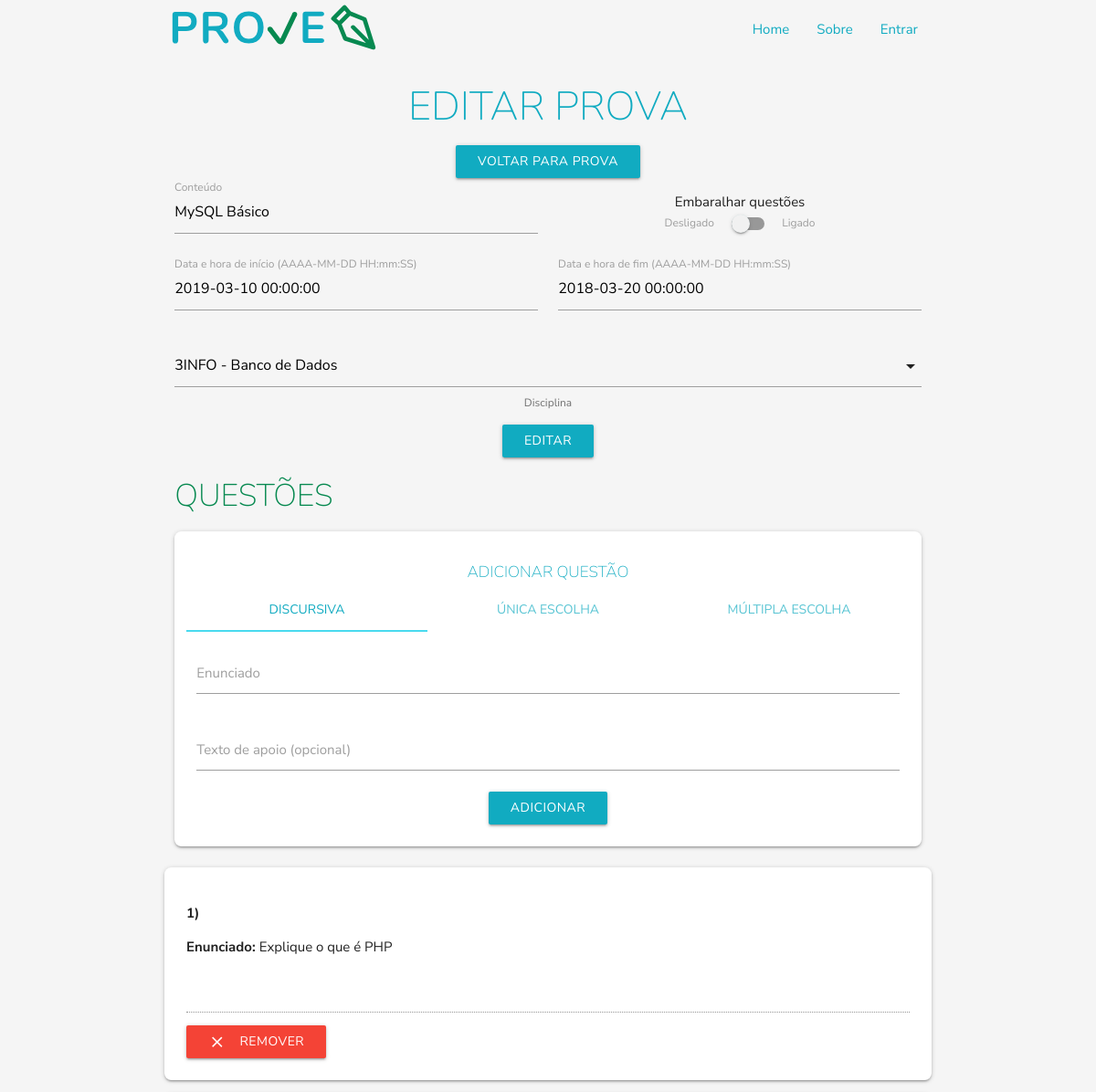
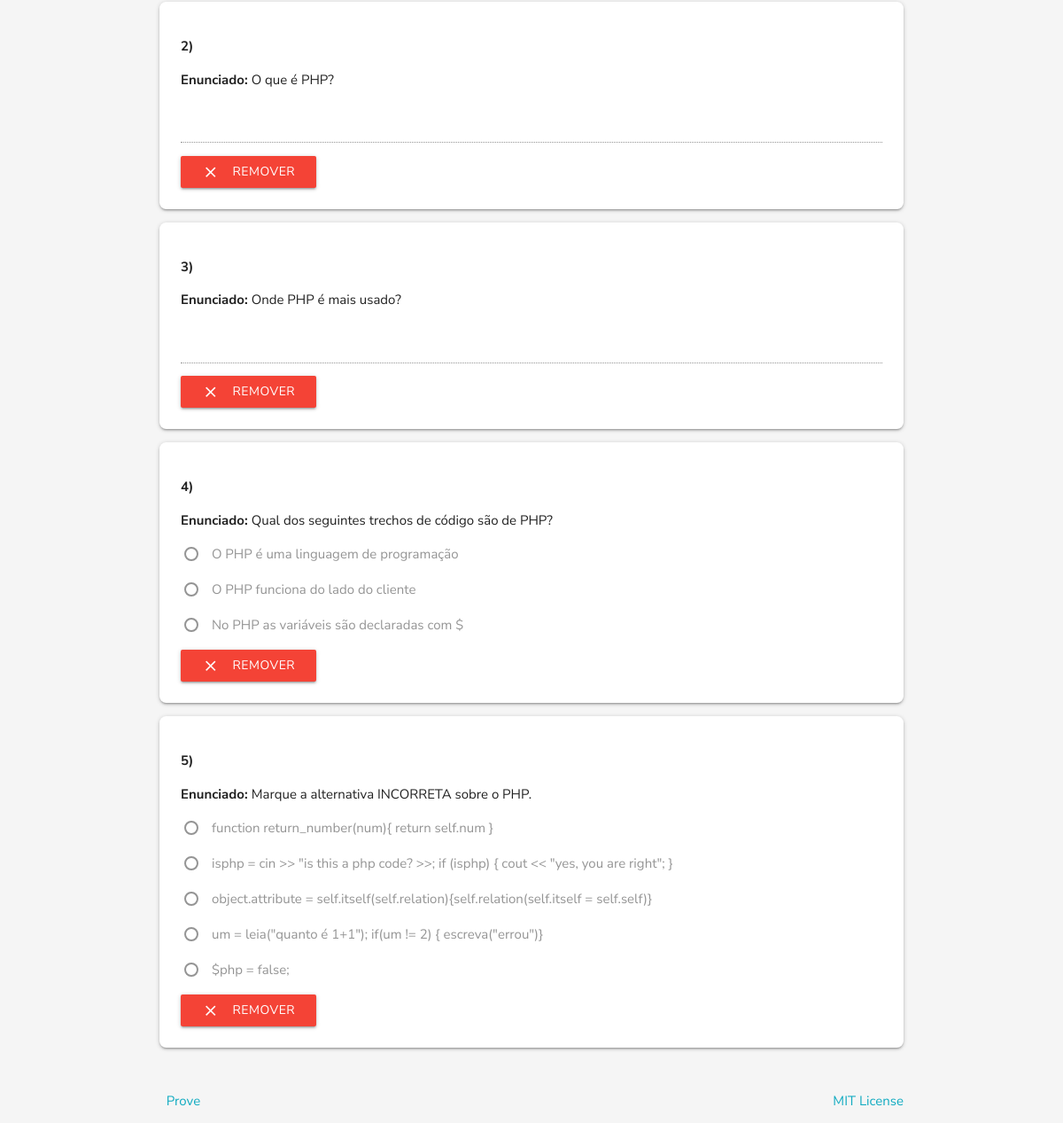
/avaliacao_cadastro.php?codigo=1, run on the app's committed database (2 pictures, top to bottom).
### tables this page shows
CREATE TABLE IF NOT EXISTS `Avaliacoes` (
  `Codigo_Avaliacao` INT NOT NULL AUTO_INCREMENT,
  `Conteudo` VARCHAR(50) NOT NULL,
  `Disciplina_Codigo_Disciplina` INT NOT NULL,
  `Data_Inicio` DATETIME NOT NULL,
  `Data_Fim` DATETIME NOT NULL,
  `Peso` VARCHAR(5) NULL,
  `Embaralhar` TINYINT NULL,
  PRIMARY KEY (`Codigo_Avaliacao`),
  INDEX `fk_Avaliacoes_Disciplina1_idx` (`Disciplina_Codigo_Disciplina` ASC),
  CONSTRAINT `fk_Avaliacoes_Disciplina1`
    FOREIGN KEY (`Disciplina_Codigo_Disciplina`)
    REFERENCES `Disciplinas` (`Codigo_Disciplina`)
    ON DELETE NO ACTION
    ON UPDATE NO ACTION);

CREATE TABLE IF NOT EXISTS `Questao` (
  `Codigo_Questao` INT NOT NULL AUTO_INCREMENT,
  `Enunciado` VARCHAR(100),
  `Texto` TEXT NULL,
  `Tipo_Codigo` INT NOT NULL,
  PRIMARY KEY (`Codigo_Questao`),
  INDEX `fk_Questao_Tipo1_idx` (`Tipo_Codigo` ASC),
  CONSTRAINT `fk_Questao_Tipo1`
    FOREIGN KEY (`Tipo_Codigo`)
    REFERENCES `Tipo` (`Codigo_Tipo`)
    ON DELETE NO ACTION
    ON UPDATE NO ACTION);

### disciplinas_pdo.php (called while the page is built, shortened)
<?php
function selectPDO_discaval ($codigo, $tabela ) {
	try {
		$sql = 'select d.Codigo_Disciplina as "ID Disciplina", d.Nome as "Disciplina", a.Codigo_Avaliacao as "ID Avaliacao", a.Conteudo, a.Data_Inicio, a.Data_Fim, a.Peso, a.Embaralhar
		 FROM avaliacoes a, disciplinas d
		 WHERE d.Codigo_Disciplina = a.Disciplina_Codigo_Disciplina ';
		if($tabela == 'disciplina') {
			$sql .= ' and d.Codigo_Disciplina = '.$codigo;
		} else if ($tabela == 'avaliacao') {
			$sql .=  'and a.Codigo_Avaliacao = '.$codigo;
		}
		$sql .= " ORDER BY a.Data_Fim";
		$consulta = $GLOBALS['pdo']->query($sql);
		$registros = array();
		for ($i = 0; $linha = $consulta->fetch(PDO::FETCH_ASSOC); $i++) {
			$registros[$i] = array();
			array_push($registros[$i], $linha['ID Disciplina']);
			array_push($registros[$i], $linha['Disciplina']);
			array_push($registros[$i], $linha['ID Avaliacao']);
			array_push($registros[$i], $linha['Conteudo']);
			array_push($registros[$i], $linha['Data_Inicio']);
			array_push($registros[$i], $linha['Data_Fim']);
			array_push($registros[$i], $linha['Peso']);
			array_push($registros[$i], $linha['Embaralhar']);
		}
		return $registros;
	} catch (PDOException $e) {
		echo "Erro: ".$e->getMessage();
	}
}
?>

### avaliacao_funcaoFormulario.php (the view, shortened to what this page needs)
<?php
function gerar_formulario_questoes_visualizar($cod_avaliacao, $modo_view='') {
	$query0 = "SELECT count(Questoes_Codigo_Questao) as 'qtd' FROM Questoes_has_Avaliacoes WHERE Avaliacoes_Codigo_Avaliacao = ".$cod_avaliacao;
	$consulta = $GLOBALS['pdo']->query($query0);
	$linha = $consulta->fetch(PDO::FETCH_ASSOC);
	$qtdQuestoes = $linha['qtd'];
	if($qtdQuestoes > 0)
	{
		$query = "SELECT Q.Codigo_Questao, Q.Texto, Q.Enunciado, Q.Tipo_Codigo FROM Questao Q, Questoes_has_Avaliacoes QA WHERE QA.Avaliacoes_Codigo_Avaliacao = ".$cod_avaliacao." AND QA.Questoes_Codigo_Questao = Q.Codigo_Questao ";
		$consulta = $GLOBALS['pdo']->query($query);
		$questoes = array();
		for ($i = 0; $linha = $consulta->fetch(PDO::FETCH_ASSOC); $i++) {
			$questoes[$i] = array();
			array_push($questoes[$i], $linha['Codigo_Questao']);
			array_push($questoes[$i], $linha['Texto']);
			array_push($questoes[$i], $linha['Enunciado']);
			array_push($questoes[$i], $linha['Tipo_Codigo']);
		}
		$noQuestao = 0;
		for ($i=0; $i < count($questoes); $i++) {
			$noQuestao++;
			echo "<div class='card-panel left-align'>";
				echo "<p><b>".$noQuestao.")</b><p>";
				echo "<p><b>Enunciado: </b> ".$questoes[$i][2]."</p>";
				if ($questoes[$i][3] == 1) {
					echo "<textarea class='materialize-textarea' disabled></textarea>";
				} else {
					if ($questoes[$i][3] == 2) { $tipo = 'radio'; }
					else if ($questoes[$i][3] == 3) { $tipo = 'checkbox'; }
					$query3 = "SELECT Descricao FROM Alternativa WHERE Questao_Codigo = ".$questoes[$i][0];
					$consulta = $GLOBALS['pdo']->query($query3);
					$alternativas = array();
					for ($j = 0; $linha = $consulta->fetch(PDO::FETCH_ASSOC); $j++) {
						array_push($alternativas, $linha['Descricao']);
					}
					for ($j=0; $j < count($alternativas); $j++) {
						echo "<p>
							<label>
								<input type=".$tipo." disabled/>
								<span>".$alternativas[$j]."</span>
							</label>
						</p>";
					}
				}
				if($modo_view == 'professor')
				{
					echo "<a class='btn red waves-effect waves-light' href='avaliacao_pdo.php?acao=deletar_questao&q=".$questoes[$i][0]."&a=".$cod_avaliacao."'><i class='material-icons left'>close</i>Remover</a>";
				}
			echo "</div>";
		}
	} else
	{
		echo '<div><i>A avaliação ainda não tem questões.</i></div>';
	}
}
?>

### avaliacao_cadastro.php (shortened to what this page needs)
<!DOCTYPE html>
<?php
	include 'disciplinas_pdo.php';
	include 'avaliacao_pdo.php';
	include 'funcoes.php';
	include 'avaliacao_funcaoFormulario.php';
	if (isset($_POST['codigo']) || isset($_GET['codigo']))
	{
		$acao = 'Editar';
		if (isset($_POST['codigo']))
		{
			$codigo = $_POST['codigo'];
		} else
		{
			$codigo = $_GET['codigo'];
		}
	} else
	{
		$acao = 'Cadastrar';
	}
	$conteudo='';
	$data_inicio='';
	$data_fim='';
	if ($acao == 'Editar' && (isset($_POST['codigo']) || isset($_GET['codigo'])) )
	{
		$registros = selectPDO_discaval($codigo, 'avaliacao');
		$conteudo = $registros[0][3];
		$data_inicio = $registros[0][4];
		$data_fim = $registros[0][5];
	}
?>
<html lang="pt-br">
<head>
	<link href="assets/css/general.css" type="text/css" rel="stylesheet" media="screen,projection"/>
</head>
<body>
	<header>
	</header>
	<main>
		<center>
			<div class="container">
				<div class="row">
					<div class="col s12">
						<h3 class="title prove-text"><?php echo $acao; ?> Prova</h3>
					</div>
					<?php if($acao == 'Editar')
					{ ?>
						<a class="btn waves-light waves-effect" href="avaliacao.php?codigo=<?php echo $codigo ?>">Voltar para prova</a>
					<?php } ?>
					<div class="col s12 container">
						<form action="avaliacao_pdo.php" method="POST">
							<div class="row">
								<div class="input-field col s12 l6">
									<input id="conteudo" name="conteudo" type="text" class="validate" value="<?php echo $conteudo; ?>" />
									<label for="conteudo">Conteúdo</label>
								</div>
								<div class="input-field col s12 l6">
										Embaralhar questões
										<div class="switch">
												<label>
														Desligado
														<span class="lever"></span>
														Ligado
												</label>
										</div>
								</div>
							</div>
							<?php if($acao == 'Cadastrar')
							{ ?>
								<div id="data-cadastro">
									<div class="row">
										<div class="input-field col s12 m6">
											<input id="dataInicio" name="dataInicio" type="text" class="datepicker" />
											<label for="dataInicio">Data de início</label>
										</div>
										<div class="input-field col s12 m6">
											<input id="horarioInicio" name="horarioInicio" type="text" class="timepicker" />
											<label for="horarioInicio">Horário de início</label>
										</div>
									</div>
									<div class="row">
										<div class="input-field col s12 m6">
											<input id="dataFinal" name="dataFinal" type="text" class="datepicker" />
											<label for="dataFinal">Data final</label>
										</div>
										<div class="input-field col s12 m6">
											<input id="horarioFinal" name="horarioFinal" type="text" class="timepicker" />
											<label for="horarioFinal">Horário final</label>
										</div>
									</div>
								</div>
							<?php } else if ($acao == 'Editar')
							{ ?>
								<div id="data-editar">
									<div class="row">
										<div class="input-field col s12 m6">
											<input type="text" name="dataInicio" id="dataInicio" value="<?php echo $data_inicio; ?>">
											<label for="dataInicio">Data e hora de início (AAAA-MM-DD HH:mm:SS)</label>
										</div>
										<div class="input-field col s12 m6">
											<input type="text" name="dataFim" id="dataFim" value="<?php echo $data_fim; ?>">
											<label for="dataFim">Data e hora de fim (AAAA-MM-DD HH:mm:SS)</label>
										</div>
									</div>
								</div>
							<?php } ?>
							<div class="row">
								<div class="input-field col s12">
									<span class="helper-text">Disciplina</label>
								</div>
							</div>
							<div class="row">
								<div class="col s12 center">
									<button type="submit" name="acao" value="<?php echo $acao; ?>" class="waves-effect waves-light btn"><?php echo $acao; ?></a>
								</div>
							</div>
						</form>
					</div>
				</div>
				<?php if($acao == 'Editar')
				{ ?>
					<div class="row">
						<div class="col s12">
							<h4 class="title left prove-text text-verde">Questões</h4>
						</div>
					</div>
					<div class="row">
						<div class="col s12">
							<div class="card-panel">
								<div class="row">
									<h6 class="title prove-text">Adicionar questão</h6>
									<ul class="tabs tabs-fixed-width">
										<li class="tab col s3"><a href="#tab-discursiva">Discursiva</a></li>
										<li class="tab col s3"><a href="#tab-unica">Única Escolha</a></li>
										<li class="tab col s3"><a href="#tab-multipla">Múltipla Escolha</a></li>
									</ul>
									<div id="tab-discursiva" class="col s12">
										<form action="avaliacao_pdo.php" method="POST">
											<div class="row">
												<div class="input-field col s12 margin-top-thin">
													<input id="enunciado" name="enunciado" type="text" class="validate">
													<label for="enunciado">Enunciado</label>
												</div>
												<div class="input-field col s12">
													<input id="texto" name="texto" type="text" class="validate">
													<label for="texto">Texto de apoio (opcional)</label>
												</div>
												<div class="col s12 center">
													<button type="submit" name="acao" value="cadastrar_questao" class="waves-effect waves-light btn">Adicionar</a>
												</div>
											</div>
										</form>
									</div>
								</div>
							</div>
						</div>
					</div>
				<?php } ?>
				<div>
					<?php
						if (isset($codigo))
						{
							gerar_formulario_questoes_visualizar($codigo, 'professor');
						}
					?>
				</div>
			</div>
	</main>
	<footer class="page-footer">
		<div class="footer-copyright">
			<div class="container">
				<span class="left" id="copyright-js"></span> &nbsp; <a target="_blank" href="https://github.com/MateuxLucax/Prove">Prove</a>
				<span class="right"><a target="_blank" href="https://opensource.org/licenses/MIT">MIT License</a></span>
			</div>
		</div>
	</footer>
	</body>
</html>

### data on the page
avaliacoes: conteudo "MySQL Básico", dataInicio "2019-03-10 00:00:00", dataFim "2018-03-20 00:00:00"
questao: Enunciado "Explique o que é PHP"
questao: Enunciado "O que é PHP?"
questao: Enunciado "Onde PHP é mais usado?"
questao: Enunciado "Qual dos seguintes trechos de código são de PHP?", j "O PHP é uma linguagem de programação", j "O PHP funciona do lado do cliente", j "No PHP as variáveis são declaradas com $"
questao: Enunciado "Marque a alternativa INCORRETA sobre o PHP.", j "function return_number(num){ return self.num }", j "isphp = cin >> \"is this a php code? >>; if (isphp) { cout << \"yes, you are right\"; }", j "object.attribute = self.itself(self.relation){self.relation(self.itself = self.self)}", j "um = leia(\"quanto é 1+1\"); if(um != 2) { escreva(\"errou\")}", j "$php = false;"

### other printed values
$acao "EDITAR"
